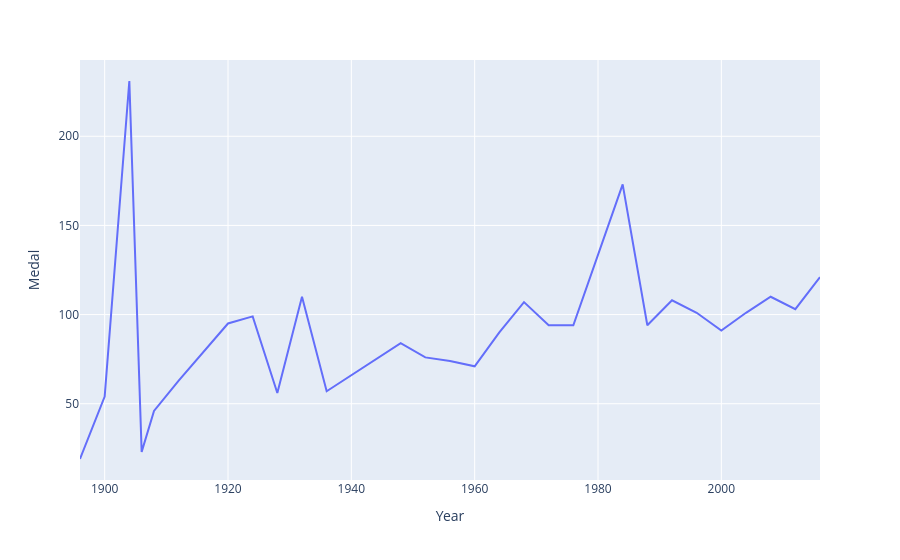

This figure's notebook cell:
### Code cell
fig = px.line(final_df, x = 'Year', y = 'Medal')
fig.show()

### Figure 1 — Plotly figure (JSON) as saved in the notebook; plotly's stock layout.template omitted (floating-point values rounded to 4 significant figures)
{"data": [{"hovertemplate": "Year=%{x}<br>Medal=%{y}<extra></extra>", "legendgroup": "", "line": {"color": "#636efa", "dash": "solid"}, "marker": {"symbol": "circle"}, "mode": "lines", "name": "", "orientation": "v", "showlegend": false, "type": "scatter", "x": [1896, 1900, 1904, 1906, 1908, 1912, 1920, 1924, 1928, 1932, 1936, 1948, 1952, 1956, 1960, 1964, 1968, 1972, 1976, 1984, 1988, 1992, 1996, 2000, 2004, 2008, 2012, 2016], "xaxis": "x", "y": [19, 54, 231, 23, 46, 63, 95, 99, 56, 110, 57, 84, 76, 74, 71, 90, 107, 94, 94, 173, 94, 108, 101, 91, 101, 110, 103, 121], "yaxis": "y"}], "layout": {"legend": {"tracegroupgap": 0}, "margin": {"t": 60}, "xaxis": {"anchor": "y", "domain": [0, 1], "title": {"text": "Year"}}, "yaxis": {"anchor": "x", "domain": [0, 1], "title": {"text": "Medal"}}}}
